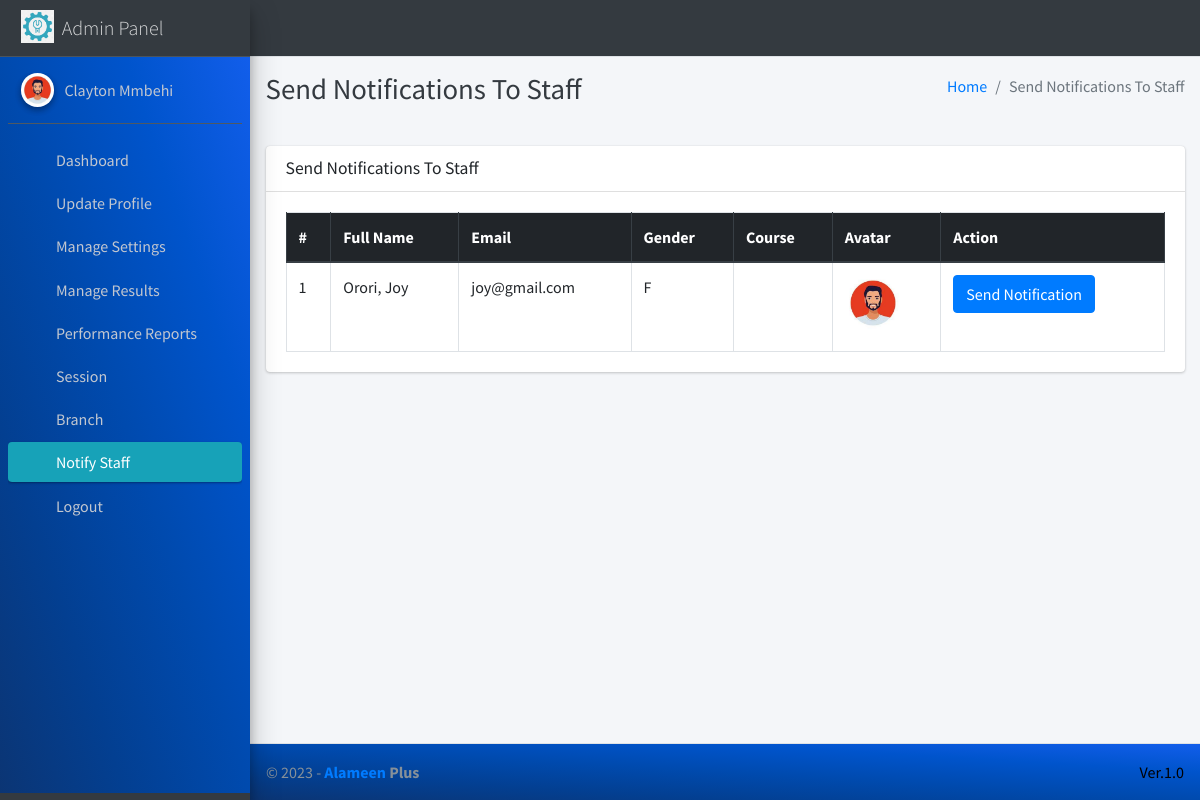
The page /admin_notify_staff (signed in) on the database its author committed.
### main_app/models.py (models this page shows)
class CustomUser(AbstractUser):
    USER_TYPE = ((1, "HOD"), (2, "Staff"), (3, "Student"))
    GENDER = [("M", "Male"), ("F", "Female")]
    username = None  # Removed username, using email instead
    email = models.EmailField(unique=True)
    user_type = models.CharField(default=1, choices=USER_TYPE, max_length=1)
    gender = models.CharField(max_length=1, choices=GENDER)
    profile_pic = models.ImageField()
    created_at = models.DateTimeField(auto_now_add=True)
    updated_at = models.DateTimeField(auto_now=True)
    USERNAME_FIELD = "email"
    REQUIRED_FIELDS = []
    objects = CustomUserManager()
    def __str__(self):
        return  self.first_name + " " + self.last_name

### main_app/hod_views.py (the view)
# urls.py: path("admin_notify_staff", hod_views.admin_notify_staff,
@login_required(redirect_field_name="user_login")
def admin_notify_staff(request):
    staff = CustomUser.objects.filter(user_type=2)
    context = {
        'page_title': "Send Notifications To Staff",
        'allStaff': staff
    }
    return render(request, "hod_template/staff_notification.html", context)

### main_app/templates/hod_template/staff_notification.html (shortened to what this page needs)
{% extends 'main_app/base.html' %}
{% load static %}
{% block page_title %}{{page_title}}{% endblock page_title %}
{% block content %}
<section class="content">
    <div class="container-fluid">
        <div class="row">
            <div class="col-md-12">
                <div class="card">
                    <div class="card-header">
                        <h3 class="card-title">{{page_title}}</h3>
                    </div>
                    <div class="card-body">
                        <table id="example2" class="table table-bordered table-hover">
                            <thead class="thead-dark">
                                <tr>
                                    <th>#</th>
                                    <th>Full Name</th>
                                    <th>Email</th>
                                    <th>Gender</th>
                                    <th>Course</th>
                                    <th>Avatar</th>
                                    <th>Action</th>
                                </tr>
                            </thead>
                            <tbody>
                                {% for staff in allStaff %}
                                <tr>
                                    <td>{{ forloop.counter }}</td>
                                    <td>{{staff.last_name}}, {{staff.first_name}}</td>
                                    <td>{{staff.email}}</td>
                                    <td>{{staff.gender}}</td>
                                    <td>{{staff.staff.course.name}}</td>
                                    <td>
                                        {% if staff.profile_pic == ""  %}
                                        No Image
                                        {% else %}
                                        <img class="img img-fluid mb-2" height="56" width="56"
                                            src="{{staff.profile_pic}}" alt="">
                                        {% endif %}
                                    </td>
                                    <td><button data-toggle = "modal" data-target = "#myModal"class="btn btn-primary show_notification" value="{{staff.id}}">Send Notification</button>
                                    </td>
                                </tr>
                                {% endfor %}
                            </tbody>
                        </table>
                    </div>
                </div>
            </div>
        </div>
    </div>
</section>
{% endblock content %}

### main_app/templates/main_app/sidebar_template.html (shortened to what this page needs)
{% load static %}
<aside class="main-sidebar sidebar-dark-info elevation-4">
    {% if request.user.user_type == '1' %}
    <a href="{% url 'admin_home' %}" class="brand-link">
        <img src="{% static 'dist/img/virusx.png' %} " alt="Alameen Plus Logo"
            class="brand-image " >
        <span class="brand-text font-weight-light" >Admin Panel</span>
    </a>
    <div class="sidebar" style="background-image: linear-gradient(to right top, #0b3574, #033f91, #004aae, #0054cc, #125eeb);">
        <div class="user-panel mt-3 pb-3 mb-3 d-flex">
            <div class="image">
                <img src="{{ request.user.profile_pic}}" class="img-circle elevation-2" alt="User Image">
            </div>
            <div class="info">
                <a href="#" class="d-block">{{user}}</a>
            </div>
        </div>
        <nav class="mt-2">
            <ul class="nav nav-pills nav-sidebar flex-column" data-widget="treeview" role="menu" data-accordion="false">
                <li class="nav-item">
                    {% url 'admin_home' as admin_home %}
                    <a href="{{admin_home}}" class="nav-link {% if admin_home == request.path %} active {% endif %}">
                        <i class="nav-icon fas fa-home"></i>
                        <p>
                            Dashboard
                        </p>
                    </a>
                </li>
                <li class="nav-item">
                    {% url 'admin_view_profile' as admin_view_profile %}
                    <a href="{{admin_view_profile}}"
                        class="nav-link {% if admin_view_profile == request.path %} active {% endif %}">
                        <i class="nav-icon fas fa-address-card"></i>
                        <p>
                            Update Profile
                        </p>
                    </a>
                </li>
                <li class="nav-item has-treeview">
                    <a href="#" class="nav-link" >
                        <i class="nav-icon fas fa-cogs"></i>
                        <p>
                            Manage Settings
                            <i class="fas fa-angle-left right"></i>
                        </p>
                    </a>
                </li>
<li class="nav-item has-treeview">
    <a href="#" class="nav-link" >
        <i class="nav-icon fas fa-check"></i>
        <p>
            Manage Results
            <i class="fas fa-angle-left right"></i>
        </p>
    </a>
</li>
                <li class="nav-item has-treeview">
                    <a href="#" class="nav-link" >
                        <i class="nav-icon far fa-file"></i>
                        <p>
                            Performance Reports
                            <i class="fas fa-angle-left right"></i>
                        </p>
                    </a>
                </li>
                <li class="nav-item has-treeview">
                    <a href="#" class="nav-link">
                        <i  class="nav-icon far fa-calendar-alt"></i>
                        <p>
                            Session
                            <i class="fas fa-angle-left right"></i>
                        </p>
                    </a>
                </li>
                <li class="nav-item has-treeview">
                    <a href="#" class="nav-link" >
                        <i class="nav-icon fas fa-bookmark"></i>
                        <p>
                            Branch
                            <i class="fas fa-angle-left right"></i>
                        </p>
                    </a>
                </li>
                <li class="nav-item">
                    {% url 'admin_notify_staff' as admin_notify_staff %}
                    <a href="{{admin_notify_staff}}"
                        class="nav-link {% if admin_notify_staff == request.path %} active {% endif %}">
                        <i class="nav-icon far fa-bell"></i>
                        <p>
                            Notify Staff
                        </p>
                    </a>
                </li>
                            {% endif %}
                    <li class="nav-item">
                        <a href="{% url 'user_logout' %}"
                            onclick="return confirm('Your session would be terminated.\n\nProceed?')"
                            class="nav-link">
                            <i  style="color: #ff0000"  class="nav-icon fas fa-power-off"></i>
                            <p>
                                Logout
                            </p>
                        </a>
                    </li>
            </ul>
        </nav>
    </div>
</aside>

### rows shown on the page
CustomUser: user.profile_pic (picture), first_name+last_name "Clayton Mmbehi"
CustomUser: last_name "Orori", first_name "Joy", email "joy@gmail.com", gender "F", profile_pic (picture), {{ staff.id }} 2 (drawn)

### other values the page prints
{{ page_title }} "Send Notifications To Staff"
